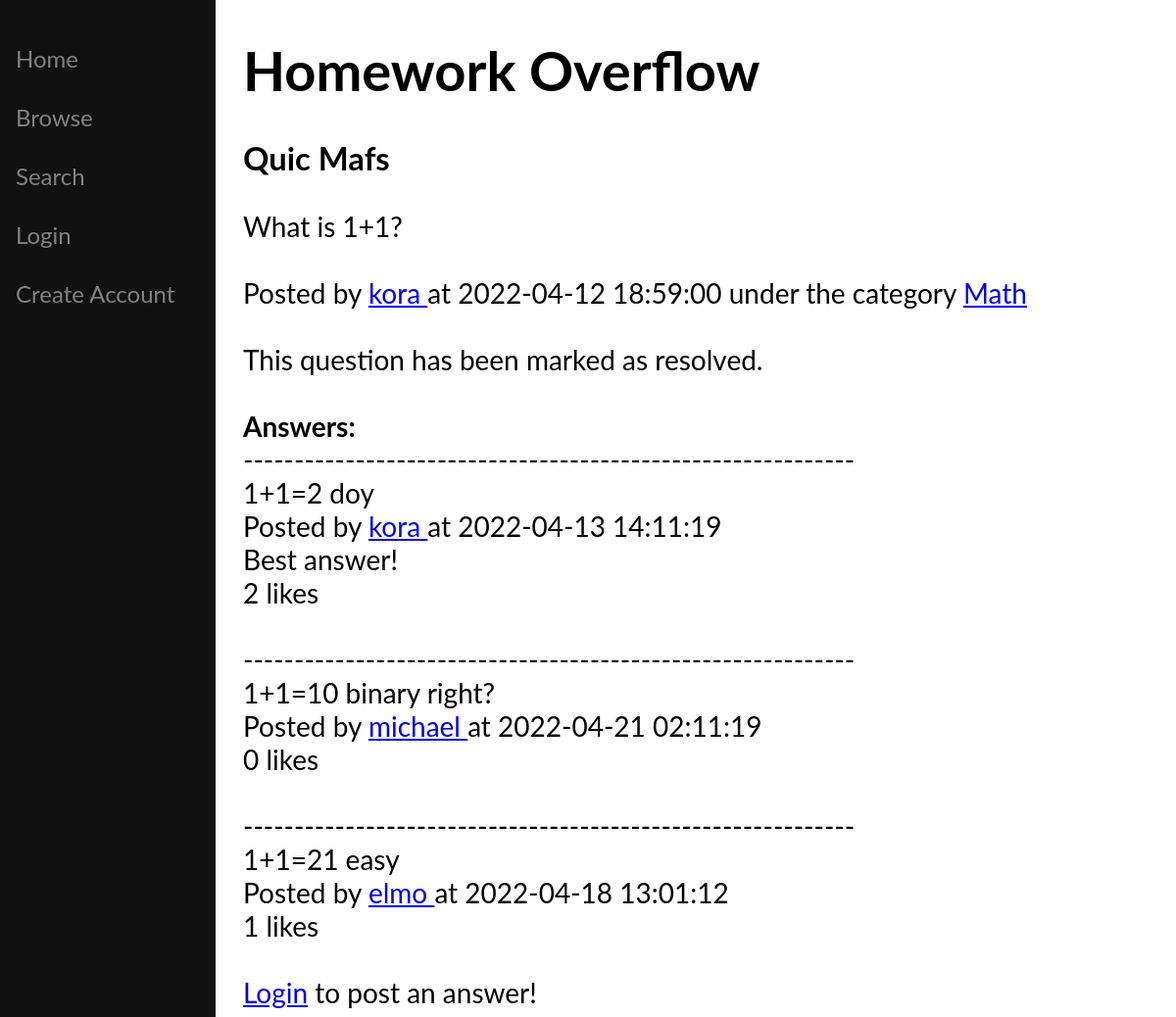
/question.php?qid=0001&title=Quic Mafs, run on the app's committed database.
### tables this page shows
Create table Categories(
                           cat varchar(64) not null,
                           qid varchar(4) not null,

     
                           primary key(cat, qid),
                           foreign key(qid) references Questions(qid)
);

Create table Questions(
                          qid varchar(4) primary key,
                          title text not null,
                          body text not null,
                          resolved integer,
                          t datetime,   
                          username varchar(24),

                          constraint chk_resolved check (resolved IN(0, 1)),

                          foreign key (username) references Users(username)
);

Create table Answers(
                        aid varchar(4) primary key,
                        qid varchar(4) not null,
                        body text not null,
                        best integer,
                        t datetime,   
                        username varchar(24),

                        constraint chk_best check (best IN(0, 1)),

                        foreign key(username) references Users(username),
                        foreign key(qid) references Questions(qid)
);

### question.php (the view, shortened to what this page needs)
<!DOCTYPE html>
<?php
    $conn = sql_connect();
    $qid = strval($_GET["qid"]);
    $title = $_GET["title"];
?>
<html>
<head>
</head>
<div class="sidenav">
    <?php
    echo "<br><a href=index.php>Home</a><br>";
    echo "<a href='browse.php?cat='>Browse</a><br>";
    echo "<a href='search.php?keywords='>Search</a><br>";
    if($_SESSION["user"] == ""){
        echo "<a href='login.php'>Login</a><br>";
        echo "<a href='register.php'>Create Account</a>";
    } else {
        echo "<a href='post.php'>Post a Question</a><br>";
        echo "<a href='profile.php?u=". $_SESSION["user"] ."'>View Profile</a><br>";
        echo "<a href='logout.php'>Logout</a><br>";
    }
    ?>
</div>
<div class="main">
    <h1>Homework Overflow</h1>
    <h3>
        <?php echo $title; ?>
    </h3>
    <?php
    $sql = "SELECT * FROM Questions join Categories using(qid) WHERE qid='{$qid}'";
    $result = $conn->query($sql);
    $cats = array();
    $count = 0;
    $question_poster = "";
    $resolved = 0;
    while($row = $result->fetch_assoc()){
        array_push($cats, $row["cat"]);
        if($count == 0){
            echo $row["body"] . "<br><br>";
            echo "Posted by <a href='profile.php?u=" . $row["username"] . "'> {$row["username"]} </a>" . " at " . $row["t"] . " under the category ";
            $question_poster = $row["username"];
            $resolved = $row["resolved"];
        }
        $count++;
    }
    $count = 0;
    foreach($cats as $cat){
        if($count == 0){
            echo "<a href='browse.php?cat={$cat}'> {$cat} </a>";
        } else {
            echo " and <a href='browse.php?cat={$cat}'> {$cat} </a>";
        }
        $count++;
    }
    echo "<br><br>";
    if($_SESSION["user"] == $question_poster){
        if($resolved == 0){
            echo "<a href='resolve.php?qid={$qid}&title={$title}'>Mark as resolved</a>";
        } else {
            echo "<a href='resolve.php?qid={$qid}&title={$title}'>Mark as unresolved</a>";
        }
    } else {
        if($resolved == 1){
            echo "This question has been marked as resolved.";
        } else {
            echo "This question is unresolved.";
        }
    }
    echo "<br><br><b>Answers:</b><br>";
    $sql = "SELECT * FROM Answers WHERE qid='{$qid}' order by best desc, t desc";
    $result = $conn->query($sql);
    if($result->num_rows > 0){
        while($row = $result->fetch_assoc()){
            echo "------------------------------------------------------------<br>";
            echo $row["body"] . "<br> Posted by ";
            echo "<a href='profile.php?u=" . $row["username"] . "'> {$row["username"]} </a>";
            echo " at " . $row["t"] . "<br>";
            if($row["best"] == 1){
                echo "Best answer!<br>";
            }
            $liked = 0;
            $sql_likes = "select count(aid) as num from likes join answers using(aid) where aid = '{$row["aid"]}' group by aid";
            $res = $conn->query($sql_likes);
            if($res->num_rows > 0){
                while($r = $res->fetch_assoc()){
                    echo $r["num"] . " ";
                }
            } else {
                echo "0 ";
            }
            if($_SESSION["user"] != ""){
                echo "<a href='likes.php?aid={$row["aid"]}&qid={$qid}&title={$title}'>likes</a>";
                if($liked == 1){
                    echo " (already liked)";
                }
            } else {
                echo "likes";
            }
            echo "<br><br>";
        }
        if($_SESSION["user"] == ""){
            echo "<a href='login.php'>Login</a> to post an answer!";
        } else {
            echo "<a href='answer.php?qid={$qid}&title={$title}'>Post your answer</a>";
        }
    }
    ?>
</div>
</html>

### question.php (style rules this page uses)
.sidenav { height: 100%; width: 220px; position: fixed; z-index: 1; top: 0; left: 0; background-color: #111; overflow-x: hidden; padding-top: 20px; }
.sidenav a { padding: 6px 8px 6px 16px; text-decoration: none; font-size: 24px; color: #818181; display: block; }
.main { margin-left: 230px; font-size: 28px; padding: 0px 10px; }

### data on the page
categories: qid.body "What is 1+1?", qid.username "kora", qid.t "2022-04-12 18:59:00"
answers: body "1+1=2 doy", username "kora", t "2022-04-13 14:11:19", best "Best answer!", num "2"
answers: body "1+1=10 binary right?", username "michael", t "2022-04-21 02:11:19", best "0"
answers: body "1+1=21 easy", username "elmo", t "2022-04-18 13:01:12", num "1"

### other printed values
$title "Quic Mafs"
$cat "Math"
